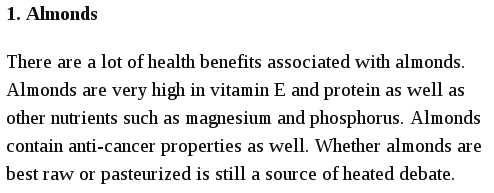
#> input picture test.png, 494 x 193 px
$ python extract.py
#> lines starting #> are read from the running program, lines starting #| are printed output that depends on the picture
import cv2
import pytesseract
from PIL import Image


def ocr_core(img):

    img=Image.open('test.png')
    text=pytesseract.image_to_string(img)
    print(text)

img=cv2.imread('test.png')
#> img is the input picture: shape (193, 494, 3); min 16, max 255, mean 231.9

#grey scale conversion
def grey_scale(image):

    return cv2.cvtColor(image,cv2.COLOR_BGR2GRAY)

#remove noise from image
def remove_noise(image):

    return cv2.medianBlur(image,5)
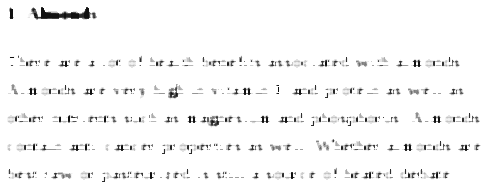
#> returned value: shape (193, 494); min 17, max 255, mean 246.8

#thresholding
def thresholding(image):

    return cv2.threshold(image,0,255,cv2.THRESH_BINARY+cv2.THRESH_OTSU)

img=grey_scale(img)
img=remove_noise(img)
img=thresholding(img)

#> (the run stopped early here; a loop or call above may not have finished)
